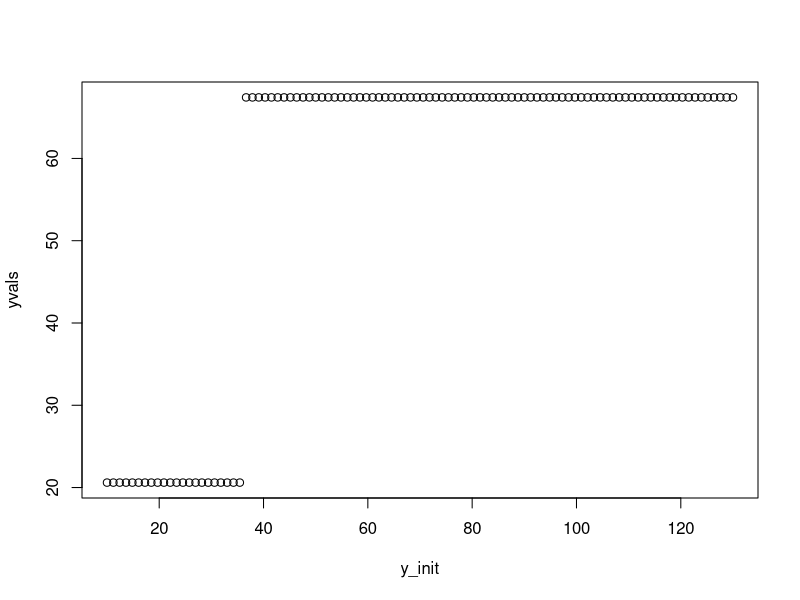
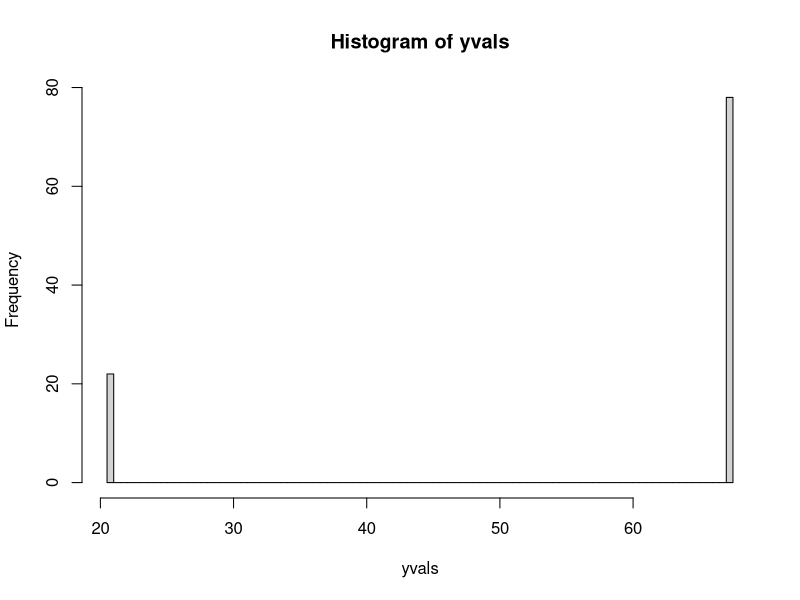

Generate these figures, in order, with R: (Note: this script raises an error after producing the figures.)

# Summary and Setup -------------------------------------------------------

# Replicates model from Genicot and Ray (2017)

library(purrr)

# Setup and Params --------------------------------------------------------

# Payoff params
del <- 0.8
sig <- 0.8
pi <- 1.0

# Various production functions
big_a <- 4
rho <- 1.6
bet <- 0.55
theta <- 1.0

# Functions ---------------------------------------------------------------

# Payoff functions
util <- function(c) {c ^ (1 - sig)}
w0 <- function(z) {del * z ^ (1 - sig)}
w1 <- function(e) {del * pi * e ^ (1 - sig)}

# Production functions
prod <- function(k) theta * (big_a / bet) * (k ^ bet)
kfunc <- function(z) (bet * z / (theta * big_a)) ^ (1 / bet) # inverse of prod()

# Total Payoff
total_payoff <- function(y, z, a) {
  util(y - kfunc(z)) + w0(z) + w1(max(c(z - a, 0)))
}

# Derivatives
util_p <- function(c) {(1 - sig) * c ^ -sig}
w0_p <- function(z) {del * (1 - sig) * z ^ -sig}
w1_p <- function(e) {del * pi * (1 - sig) * e ^ -sig}
f_p <- function(k) {theta * big_a * k ^ (bet - 1)}

# Optimal z
zopt0 <- function(z, y) { # z < a
  w0_p(z) - (util_p(y - kfunc(z)) / f_p(kfunc(z)))
}

zopt1 <- function(z, y, a) { # z > a
  w0_p(z) + w1_p(z - a) - (util_p(y - kfunc(z)) / f_p(kfunc(z)))
}

find_interv <- function(y, a, both = T) {
  # Smarter way
  # both: do we evaluate optimal z on both sides of a (a < f(y)),
  # or not (a > f(y))?
  
  # z0 (<a) have to find this in either case
  zvals0 = seq(0, prod(y), length.out = 600)
  z_cands0 = zopt0(zvals0, y)
  z_cands0 = zvals0[z_cands0 < Inf & z_cands0 > -Inf & !is.na(z_cands0)]
  interv0 = range(z_cands0)
  
  if (min(interv0) == -Inf | max(interv0) == Inf) {
    cat(y, "\n")
    stop("No candidate z values found for zopt0")
  }
  
  if (min(interv0) == max(interv0)) {
    interv0 = interv0 * c(0.999, 1.001) # if one point, extend around there
  }
  
  if (both) {
    # z1 (>a)
    zvals1 = seq(a, prod(y), length.out = 600)
    z_cands1 = zopt1(zvals1, y, a)
    z_cands1 = zvals1[z_cands1 < Inf & z_cands1 > -Inf & !is.na(z_cands1)]
    interv1 = range(z_cands1)
    if (min(interv1) == -Inf | max(interv1) == Inf) {
      cat("y = ", y, "a = ", a, "\n")
      stop("No candidate z values found for zopt1")
    }
    
    return(list(interv0 = interv0, interv1 = interv1)) 
    
  } else {
    return(list(interv0 = interv0))
  }
}

find_z <- function(y, a) {
  # Check which z's are feasible
  if (a >= prod(y)) { # aspirations will be frustrated regardless
    interv0 = find_interv(y, a, both = F)$interv0
    z0 = uniroot(zopt0, interval = interv0, y = y, extendInt = "yes")$root
    return(z0)
  } else { # have to check both options
    intervs = find_interv(y, a)
    z0 = uniroot(zopt0, interval = intervs$interv0, 
                 y = y, extendInt = "yes")$root
    z1 = uniroot(zopt1, interval = intervs$interv1, 
                 y = y, a = a, extendInt = "yes")$root
    
    # Which is better?
    u0 = util(y - kfunc(z0)) + w0(z0)
    u1 = util(y - kfunc(z1)) + w0(z1) + w1(max(c(z1 - a, 0)))
    
    if (u0 > u1) {
      return(z0)
    } else {
      return(z1)
    }
  }
}

# Example 1 ---------------------------------------------------------------

# Deterministic production
y_init <- seq(10.0, 130.0, length.out = 100) # uniform dist
yvals <- y_init

# Find steady state
dif <- 10.0
tol <- 1e-3
its <- 0
maxit <- 100

while (dif > tol & its < maxit) {
  avg_inc <- mean(yvals)
  a_y <- 0.5 * (yvals + avg_inc)

  yvals_next <- map2_dbl(yvals, a_y, find_z)
  
  dif <- max(abs(yvals - yvals_next))
  its <- its + 1
  yvals <- yvals_next
}

plot(y_init, yvals)
hist(yvals, breaks = length(y_init))
p_new <- mean(round(yvals, 2) == min(round(yvals, 2)))

# whether incomes center around one or two values depends on the spread 
# of the initial distribution
# as does p_new

# Example 2: Introduce Heterogeneity --------------------------------------

# Stochastic production
y_init <- seq(10.0, 1000.0, length.out = 100) # uniform dist
yvals <- y_init

# Find steady state
dif <- 10.0
tol <- 1e-3
its <- 0
maxit <- 100
p_old <- 1

while (dif > tol & its < maxit) {
  avg_inc <- mean(yvals)
  a_y <- 0.5 * (yvals + avg_inc) # aspirations
  theta <- rlnorm(1, 1, 0.04) # random theta (aggregate)
  
  yvals_next <- map2_dbl(yvals, a_y, find_z)
  
  
  print(dif)
  its <- its + 1
  yvals <- yvals_next
  p_old <- p_next
}
